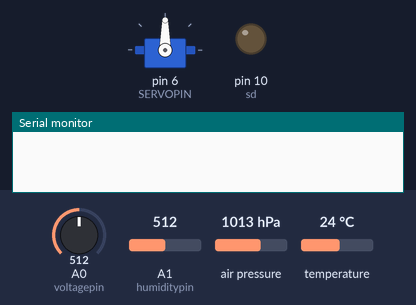
Bench run of a sketch on a simulated Arduino Uno, built with avr-gcc and run on an emulated ATmega328P. Parts: servo, output pins drawn as LEDs (lit = HIGH), the last lines printed to the serial monitor. Inputs (shaded band) come from the test bench; at power-on: A0 (voltagepin) = 512, A1 (humiditypin) = 512, air pressure 1013 hPa, temperature 24 °C. Storage starts empty.

Above: at 0.05 s.
At 10.4 s:
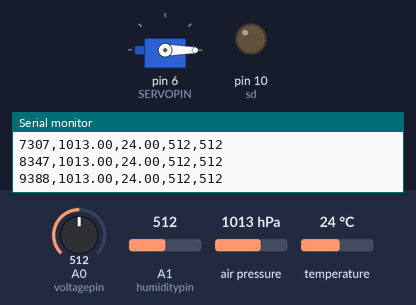
At 30.05 s:
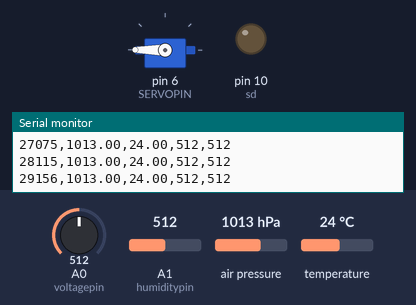
Timing chart, 0 to 39.2 s (numbered marks = the images above):
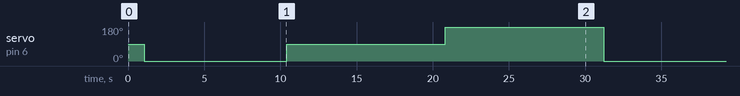

Measured:
- by itself, servo on pin 6 (SERVOPIN): repeats every 30.2 s: 90° 10.4 s, 180° 10.4 s, 0° 9.4 s

The sketch:

Vast_Science.ino
```cpp
/*
Written By: Seth Berryhill
October 2017

Arduino Uno
http://www.ladyada.net/make/gpsshield
  -----------------------------------------------------*/

#include <Servo.h>
#include <SD.h> // SD read-write
#include <SPI.h> // Master-Slave; NOT USED
#include <Wire.h> // For I2C connection
#include <Adafruit_Sensor.h> // Unified Adafruit Sensor reader
#include <Adafruit_BMP085_U.h> // Specifies what sensor we are using

// Servo variables
Servo servo;
#define SERVOPIN 6
unsigned long time, refreshtime;

// creates an object for the sensor
Adafruit_BMP085_Unified bmp = Adafruit_BMP085_Unified(10085);

// Defining pins for GPS Shield functions
#define greenled 5
#define redled 6
#define sd 10

// defining Sensor Pins
#define voltagepin 0
#define humiditypin 1

//I2C Pins are defined by the board
//SDA -> A4
//SCL -> A5

char filename[]="data.csv";

void setup() {
  Serial.begin(9600);
  // For some reason it kept hanging here, but works fine without it
  /*while (!Serial) {
    ;
  }*/

  // Servo delay variables
servo.attach(SERVOPIN);
time=millis();
refreshtime=millis();

  /* Initialise BMP180 */
  if(!bmp.begin())
  {
    /* There was a problem detecting the BMP085 ... check your connections */
    Serial.print("Ooops, no BMP085 detected ... Check your wiring or I2C ADDR!");
    while(1);
  }

  // Initialise SD card
  pinMode( sd, OUTPUT );
  if (!SD.begin(sd)) {
    Serial.println("Card init. failed!");
  }
}

void loop() {

  // Getting some sensor data
  File dataFile  = SD.open(filename,FILE_WRITE);
  uint32_t t   = millis();
    int volt        = analogRead(voltagepin);
  int humidity = analogRead(humiditypin);

  /* Get a new sensor event */
  sensors_event_t event;
  bmp.getEvent(&event);

  //Getting I2C Data
  // This is the example syntax, maybe works
  //if(event.pressure){
  float pressure = event.pressure;
  float temperature;
  bmp.getTemperature(&temperature);
  //}

  dataFile.print(t);
  dataFile.print(",");
  dataFile.print(pressure);
  dataFile.print(",");
  dataFile.print(temperature);
  dataFile.print(",");
  dataFile.print(volt);
  dataFile.print(",");
  dataFile.println(humidity);
  dataFile.close();

  Serial.print(t);
  Serial.print(",");
  Serial.print(pressure);
  Serial.print(",");
  Serial.print(temperature);
  Serial.print(",");
  Serial.print(volt);
  Serial.print(",");
  Serial.println(humidity);

  delay(1000);

  imaging();

}

void imaging() {

 if((millis()-time)<10000)
{
   servo.write(0);
}

else if(((millis()-time)>10000)&&((millis()-time)<20000))
{
   servo.write(90);
}

else if(((millis()-time)>20000)&&((millis()-time)<30000))
{
   servo.write(180);
}

else
{
   time=millis();
}

}
```
